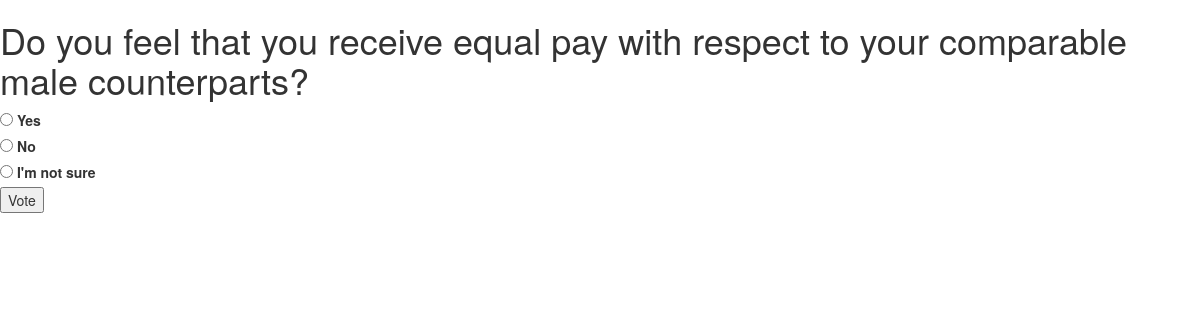
The page /polls/1/ on the database its author committed.
### polls/models.py (models this page shows, shortened)
class Question(models.Model):
    question_text = models.CharField(max_length=200)
    pub_date = models.DateTimeField('date published')

class Choice(models.Model):
    question = models.ForeignKey(Question, on_delete=models.CASCADE)
    choice_text = models.CharField(max_length=200)
    votes = models.IntegerField(default=0)

### polls/views.py (the view)
# urls.py: url(r'^(?P<pk>[0-9]+)/$', views.DetailView.as_view(), name='detail'),
class DetailView(generic.DetailView):
    model = Question
    template_name = 'polls/detail.html'

### polls/templates/polls/detail.html (shortened to what this page needs)
<link rel="stylesheet" href="//maxcdn.bootstrapcdn.com/bootstrap/3.2.0/css/bootstrap.min.css">
<link rel="stylesheet" href="//maxcdn.bootstrapcdn.com/bootstrap/3.2.0/css/bootstrap-theme.min.css">
<h1>{{ question.question_text }}</h1>
<form action="{% url 'polls:vote' question.id %}" method="post">
{% for choice in question.choice_set.all %}
    <input type="radio" name="choice" id="choice{{ forloop.counter }}" value="{{ choice.id }}" />
    <label for="choice{{ forloop.counter }}">{{ choice.choice_text }}</label><br />
{% endfor %}
<input type="submit" value="Vote" />
</form>

### rows shown on the page
Question: question_text "Do you feel that you receive equal pay with respect to your comparable male counterparts?"
Choice: choice_text "Yes"
Choice: choice_text "No"
Choice: choice_text "I'm not sure"
